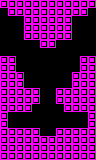

Rendered tile map (Tiled .tmx) drawn with the repository's tilesets; below, a short description and the map source with its tile grids summarised:
An orthogonal 12x20 tile map with 8x8 px tiles, 1 tile layer (main) and 13 objects (12x block, movingBlock).

<map version="1.0" orientation="orthogonal" renderorder="right-down" width="12" height="20" tilewidth="8" tileheight="8" nextobjectid="52">
 <properties>
  <property name="L" type="int" value="1" />
  <property name="R" type="int" value="1" />
  <property name="type" value="tunnel" />
 </properties>
 <tileset firstgid="1" name="tiles" tilewidth="8" tileheight="8" tilecount="24" columns="6">
  <image source="../../../images/tiles.png" width="48" height="32" />
  <tile id="1">
   <properties>
    <property name="L" type="int" value="1" />
    <property name="R" type="int" value="1" />
    <property name="type" value="open" />
   </properties>
  </tile>
 </tileset>
 <layer name="main" width="12" height="20">
  <data>[240 cells, 140 non-empty, 1 distinct tile ids]</data>
 </layer>
 <objectgroup name="hazards">
  <object id="38" type="movingBlock" gid="4" x="44" y="98" width="8" height="8" />
  <object id="39" type="block" gid="4" x="80" y="120" width="8" height="8" />
  <object id="41" type="block" gid="4" x="72" y="120" width="8" height="8" />
  <object id="42" type="block" gid="4" x="72" y="128" width="8" height="8" />
  <object id="43" type="block" gid="4" x="80" y="128" width="8" height="8" />
  <object id="44" type="block" gid="4" x="8" y="120" width="8" height="8" />
  <object id="45" type="block" gid="4" x="16" y="120" width="8" height="8" />
  <object id="46" type="block" gid="4" x="8" y="128" width="8" height="8" />
  <object id="47" type="block" gid="4" x="16" y="128" width="8" height="8" />
  <object id="48" type="block" gid="4" x="40" y="56" width="8" height="8" />
  <object id="49" type="block" gid="4" x="48" y="56" width="8" height="8" />
  <object id="50" type="block" gid="4" x="48" y="64" width="8" height="8" />
  <object id="51" type="block" gid="4" x="40" y="64" width="8" height="8" />
 </objectgroup>
 <objectgroup name="enemies" />
</map>
